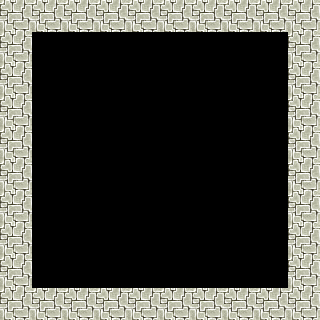

Below is a game level as drawn by its tile map, then a one-line description and the .tmx file that defines it, in full:
An orthogonal 10x10 tile map with 32x32 px tiles, 1 tile layer (walls).

<map version="1.0" orientation="orthogonal" renderorder="right-down" width="10" height="10" tilewidth="32" tileheight="32" nextobjectid="1">
 <tileset firstgid="1" name="myset" tilewidth="32" tileheight="32" tilecount="100" columns="10">
  <image source="../resources/myset.png" width="320" height="320" />
 </tileset>
 <layer name="walls" width="10" height="10">
  <properties>
   <property name="class" value="Wall" />
  </properties>
  <data encoding="csv">
25,25,25,25,25,25,25,25,25,25,
25,0,0,0,0,0,0,0,0,25,
25,0,0,0,0,0,0,0,0,25,
25,0,0,0,0,0,0,0,0,25,
25,0,0,0,0,0,0,0,0,25,
25,0,0,0,0,0,0,0,0,25,
25,0,0,0,0,0,0,0,0,25,
25,0,0,0,0,0,0,0,0,25,
25,0,0,0,0,0,0,0,0,25,
25,25,25,25,25,25,25,25,25,25
</data>
 </layer>
</map>